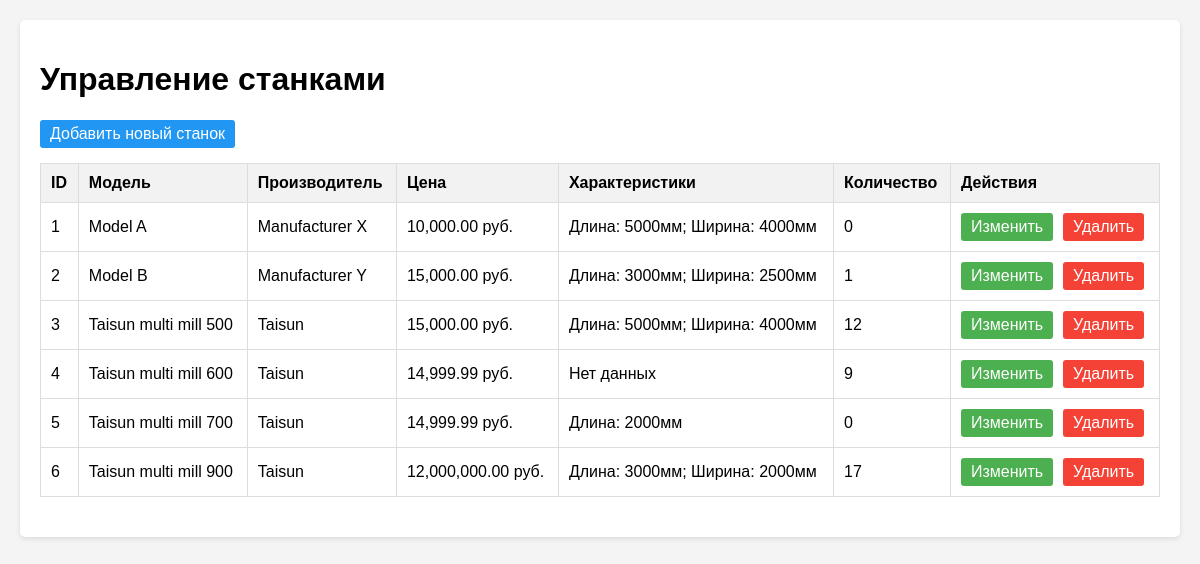
/admin_machines.php, run on the app's committed database.
### tables this page shows
CREATE TABLE `machines` (
  `machine_id` int(11) NOT NULL,
  `model_name` varchar(255) NOT NULL COMMENT 'Модель станка',
  `manufacturer` varchar(255) NOT NULL COMMENT 'Производитель',
  `price` decimal(10,2) NOT NULL COMMENT 'Цена',
  `stock_quantity` int(11) NOT NULL COMMENT 'Количество на складе',
  `specification_id` int(11) DEFAULT NULL COMMENT 'ID спецификации',
  `sort` int(11) NOT NULL DEFAULT 500 COMMENT 'Порядок сортировки',
  `image` varchar(255) DEFAULT NULL COMMENT 'Путь к изображению'
);

### admin_machines.php (the view, shortened to what this page needs)
<?php
$conn = new mysqli('localhost', 'root', '', 'machines_db');
$sql = "SELECT m.*,
    (SELECT GROUP_CONCAT(c.name, ': ', mc.value SEPARATOR '; ')
     FROM machine_characteristics mc
     JOIN characteristics c ON mc.characteristic_id = c.id
     WHERE mc.machine_id = m.machine_id) as characteristics
    FROM machines m
    ORDER BY m.machine_id";
$result = $conn->query($sql);
?>
<!DOCTYPE html>
<html lang="ru">
<head>
</head>
<body>
    <div class="container">
        <h1>Управление станками</h1>
        <a href="admin.php" class="btn btn-add">Добавить новый станок</a>
        <table>
            <thead>
                <tr>
                    <th>ID</th>
                    <th>Модель</th>
                    <th>Производитель</th>
                    <th>Цена</th>
                    <th>Характеристики</th>
                    <th>Количество</th>
                    <th>Действия</th>
                </tr>
            </thead>
            <tbody>
                <?php while ($machine = $result->fetch_assoc()): ?>
                <tr>
                    <td><?= $machine['machine_id'] ?></td>
                    <td><?= htmlspecialchars($machine['model_name']) ?></td>
                    <td><?= htmlspecialchars($machine['manufacturer']) ?></td>
                    <td><?= number_format($machine['price'], 2) ?> руб.</td>
                    <td><?= htmlspecialchars($machine['characteristics'] ?? 'Нет данных') ?></td>
                    <td><?= $machine['stock_quantity'] ?></td>
                    <td>
                        <div class="actions">
                            <a href="edit_machine.php?id=<?= $machine['machine_id'] ?>" class="btn btn-edit">Изменить</a>
                            <a href="delete_machine.php?id=<?= $machine['machine_id'] ?>"
                               class="btn btn-delete"
                               onclick="return confirm('Вы уверены, что хотите удалить этот станок?')">Удалить</a>
                        </div>
                    </td>
                </tr>
                <?php endwhile; ?>
            </tbody>
        </table>
    </div>
</body>
</html>

### admin_machines.php (style rules this page uses)
body { font-family: Arial, sans-serif; margin: 0; padding: 20px; background-color: #f4f4f4; }
.container { background-color: white; padding: 20px; border-radius: 5px; box-shadow: 0 2px 5px rgba(0,0,0,0.1); }
table { width: 100%; border-collapse: collapse; margin-bottom: 20px; }
th, td { border: 1px solid #ddd; padding: 10px; text-align: left; }
th { background-color: #f2f2f2; }
.actions { display: flex; gap: 10px; }
.btn { padding: 5px 10px; text-decoration: none; border-radius: 3px; }
.btn-edit { background-color: #4CAF50; color: white; }
.btn-delete { background-color: #f44336; color: white; }
.btn-add { background-color: #2196F3; color: white; display: inline-block; margin-bottom: 15px; }

### data on the page
machines: machine_id "1", model_name "Model A", manufacturer "Manufacturer X", price "10,000.00", characteristics "Длина: 5000мм; Ширина: 4000мм", stock_quantity "0"
machines: machine_id "2", model_name "Model B", manufacturer "Manufacturer Y", price "15,000.00", characteristics "Длина: 3000мм; Ширина: 2500мм", stock_quantity "1"
machines: machine_id "3", model_name "Taisun multi mill 500", manufacturer "Taisun", price "15,000.00", characteristics "Длина: 5000мм; Ширина: 4000мм", stock_quantity "12"
machines: machine_id "4", model_name "Taisun multi mill 600", manufacturer "Taisun", price "14,999.99", characteristics "Нет данных", stock_quantity "9"
machines: machine_id "5", model_name "Taisun multi mill 700", manufacturer "Taisun", price "14,999.99", characteristics "Длина: 2000мм", stock_quantity "0"
machines: machine_id "6", model_name "Taisun multi mill 900", manufacturer "Taisun", price "12,000,000.00", characteristics "Длина: 3000мм; Ширина: 2000мм", stock_quantity "17"
